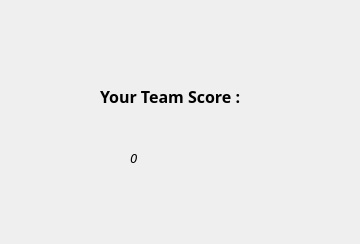
<?xml version="1.0" encoding="UTF-8"?>
<ui version="4.0">
 <class>Dialog</class>
 <widget class="QDialog" name="Dialog">
  <property name="geometry">
   <rect>
    <x>0</x>
    <y>0</y>
    <width>360</width>
    <height>244</height>
   </rect>
  </property>
  <property name="windowTitle">
   <string>Dialog</string>
  </property>
  <widget class="QLabel" name="label">
   <property name="geometry">
    <rect>
     <x>100</x>
     <y>80</y>
     <width>201</width>
     <height>33</height>
    </rect>
   </property>
   <property name="font">
    <font>
     <family>Segoe Script</family>
     <pointsize>12</pointsize>
     <weight>75</weight>
     <bold>true</bold>
    </font>
   </property>
   <property name="text">
    <string>Your Team Score :</string>
   </property>
  </widget>
  <widget class="QLabel" name="finalscore">
   <property name="geometry">
    <rect>
     <x>130</x>
     <y>150</y>
     <width>101</width>
     <height>16</height>
    </rect>
   </property>
   <property name="font">
    <font>
     <family>Rockwell</family>
     <pointsize>10</pointsize>
     <italic>true</italic>
    </font>
   </property>
   <property name="text">
    <string>0</string>
   </property>
  </widget>
 </widget>
 <resources/>
 <connections/>
</ui>
